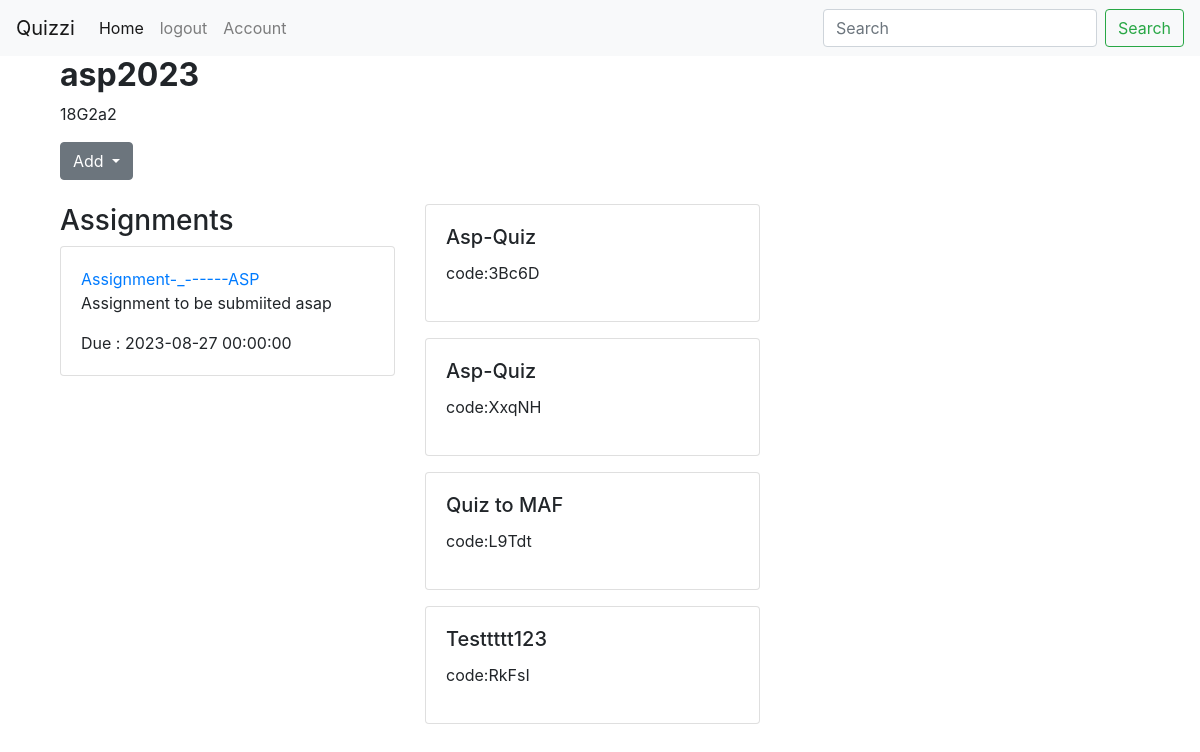
Page /_class/1 (signed in) on the committed database.
### quiz/models.py (models this page shows, shortened)
class Class(db.Model):
    id = db.Column(db.Integer, primary_key=True)
    username = db.Column(db.String(20),nullable=False)
    class_name = db.Column(db.String(100), nullable=False)
    class_code = db.Column(db.String(6),nullable=False)
    user_id = db.Column(db.Integer, nullable=False)
    nonuserid = db.Column(db.Integer, db.ForeignKey('user.id'), nullable=False)
    assignments = db.relationship('Assignment', backref='classs', lazy=True)
    created_at = db.Column(db.DateTime, server_default=db.func.now())  # Initialized
    quizzes = db.relationship('Quiz',backref='class_',lazy=True)

class Assignment(db.Model):
    id = db.Column(db.Integer, primary_key=True)
    title = db.Column(db.String(100), nullable=False)
    description = db.Column(db.String(500), nullable=True)
    due_date = db.Column(db.DateTime, nullable=False)
    class_id = db.Column(db.Integer, db.ForeignKey('class.id'), nullable=False)
    creator_id = db.Column(db.Integer, db.ForeignKey('user.id'), nullable=False)
    file_attachment = db.Column(db.String(255), nullable=True)

class Quiz(db.Model):
    id = db.Column(db.Integer, primary_key=True)
    class_id = db.Column(db.Integer, db.ForeignKey('class.id'))
    quiz_code = db.Column(db.String(5), nullable=False)
    title = db.Column(db.String(100), nullable=False)
    timer = db.Column(db.Integer)  # Default timer in seconds
    questions = db.relationship('Question', backref='quiz', lazy=True)

### quiz/routes.py (the view)
@app.route('/_class/<int:classid>')
def class_info(classid):
    classinfo = Class.query.get_or_404(classid)
    user = User.query.filter_by(username=classinfo.username).first()
    assignments = Assignment.query.filter_by(creator_id=current_user.id).all()
    userassigns = user.assignments
    quizzes = classinfo.quizzes
    users_quizzes = get_users_with_assigned_quiz(classid)
    if classinfo:
        return render_template('classinfo.html',classinfo=classinfo, current_user=current_user, assignments=assignments,userassigns=userassigns,quizzes=quizzes)

### quiz/models.py (called while the page is built)
@login_manager.user_loader
def load_user(user_id):
    return User.query.get(int(user_id))

### quiz/utils.py (called while the page is built)
def get_users_with_assigned_quiz(class_id):
    class_ = Class.query.get(class_id)
    if class_ is None:
        return []
    joined_users = class_.user.query.all()
    users_with_assigned_quiz = []
    for user in joined_users:
        assigned_quizzes = Quiz.query.filter_by(class_id=class_.id).all()
        if assigned_quizzes:
            users_with_assigned_quiz.append(user)
    return users_with_assigned_quiz

### quiz/templates/classinfo.html (shortened to what this page needs)
{% extends "layout.html" %}
{% block content %}
{% if current_user.role == 'teacher' %}
<form method="POST" enctype="multipart/form-data">
<div class="bg">
    <div class="container">
    <h2><b>{{ classinfo.class_name }}</b></h2>
    <p> {{ classinfo.class_code }}</p>
    <div class="dropdown">
        <button class="btn btn-secondary dropdown-toggle" type="button" id="dropdownMenuButton" data-toggle="dropdown" aria-haspopup="true" aria-expanded="false">
            Add
        </button>
    </div>
    </div>
    </div>
<div class="container mt-4">
    <div class="row">
        <div class="col-md-6">
            <h3>Assignments</h3>
        {% for assignment in assignments %}
            <div class="card mb-3">
                <div class="card-body">
                    <a href="{{url_for('assignment_details',assignment_id=assignment.id)}}">{{ assignment.title}}</a>
                    <p class="card-text">{{assignment.description}} </p>
                    <p class="card-text"> Due : {{assignment.due_date }}</p>
                </div>
            </div>
        {% endfor %}
        </div>
        <div class="col-md-6">
            {% for quiz in quizzes %}
                    <div class="card mb-3">
                        <div class="card-body">
                            <h5 class="card-title">{{quiz.title}} </h5>
                            <p class="card-text">code:{{quiz.quiz_code}}</p>
                        </div>
                    </div>
                    {% endfor %}
        </div>
    </div>
</div>
{% endif %}
{% endblock %}

### quiz/templates/layout.html (shortened to what this page needs)
<html>
<head>
   <link rel="stylesheet" href="https://cdn.jsdelivr.net/npm/bootstrap@4.3.1/dist/css/bootstrap.min.css">
  </head>
<body>
<header class="site-header">
    <nav class="navbar navbar-expand-lg navbar-light bg-light">
        <a class="navbar-brand" href="#">Quizzi</a>
        <div class="collapse navbar-collapse" id="navbarSupportedContent">
          <ul class="navbar-nav mr-auto">
            {% if current_user.is_authenticated %}
            <li class="nav-item active">
              <a class="nav-link" href="{{ url_for('home') }}">Home <span class="sr-only">(current)</span></a>
            </li>
            <li class="nav-item">
              <a class="nav-link " href="{{ url_for('logout') }}" tabindex="-1" aria-disabled="true">logout</a>
            </li>
            <li class="nav-item">
              <a class="nav-link " href="{{ url_for('account') }}" tabindex="-1" aria-disabled="true">Account</a>
            </li>
            {% endif %}
          </ul>
          <form class="form-inline my-2 my-lg-0">
            <input class="form-control mr-sm-2" type="search" placeholder="Search" aria-label="Search">
            <button class="btn btn-outline-success my-2 my-sm-0" type="submit">Search</button>
          </form>
        </div>
      </nav>
      <main role="main" class="container">
        <div class="row">
          <div class="col-md-8">
  {% block content %}{% endblock %}
</body>
</html>

### rows in the picture
Class: class_name "asp2023", class_code "18G2a2"
Assignment: title "Assignment-_------ASP", description "Assignment to be submiited asap", due_date "2023-08-27 00:00:00"
Quiz: title "Asp-Quiz", quiz_code "3Bc6D"
Quiz: title "Asp-Quiz", quiz_code "XxqNH"
Quiz: title "Quiz to MAF", quiz_code "L9Tdt"
Quiz: title "Testtttt123", quiz_code "RkFsI"
